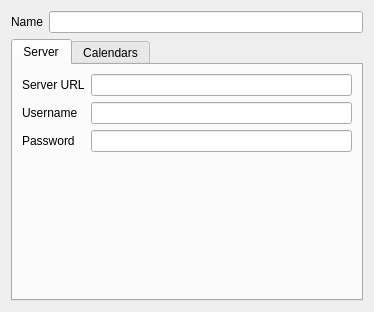
<?xml version="1.0" encoding="UTF-8"?>
<ui version="4.0">
 <class>EditServer</class>
 <widget class="QWidget" name="EditServer">
  <property name="geometry">
   <rect>
    <x>0</x>
    <y>0</y>
    <width>374</width>
    <height>312</height>
   </rect>
  </property>
  <property name="sizePolicy">
   <sizepolicy hsizetype="Expanding" vsizetype="Expanding">
    <horstretch>0</horstretch>
    <verstretch>0</verstretch>
   </sizepolicy>
  </property>
  <property name="windowTitle">
   <string>Form</string>
  </property>
  <property name="autoFillBackground">
   <bool>true</bool>
  </property>
  <layout class="QVBoxLayout" name="verticalLayout_2">
   <item>
    <layout class="QHBoxLayout" name="horizontalLayout_2">
     <item>
      <widget class="QLabel" name="serverNameLabel">
       <property name="text">
        <string>Name</string>
       </property>
      </widget>
     </item>
     <item>
      <widget class="QLineEdit" name="uiServerNameLine"/>
     </item>
    </layout>
   </item>
   <item>
    <widget class="QTabWidget" name="calendarTab">
     <property name="sizePolicy">
      <sizepolicy hsizetype="Expanding" vsizetype="Expanding">
       <horstretch>1</horstretch>
       <verstretch>1</verstretch>
      </sizepolicy>
     </property>
     <property name="currentIndex">
      <number>0</number>
     </property>
     <widget class="QWidget" name="Server">
      <property name="sizePolicy">
       <sizepolicy hsizetype="Expanding" vsizetype="Expanding">
        <horstretch>1</horstretch>
        <verstretch>1</verstretch>
       </sizepolicy>
      </property>
      <attribute name="title">
       <string>Server</string>
      </attribute>
      <layout class="QVBoxLayout" name="verticalLayout_3">
       <item>
        <layout class="QFormLayout" name="formLayout">
         <property name="sizeConstraint">
          <enum>QLayout::SetMaximumSize</enum>
         </property>
         <property name="fieldGrowthPolicy">
          <enum>QFormLayout::ExpandingFieldsGrow</enum>
         </property>
         <property name="rowWrapPolicy">
          <enum>QFormLayout::DontWrapRows</enum>
         </property>
         <property name="labelAlignment">
          <set>Qt::AlignLeading|Qt::AlignLeft|Qt::AlignVCenter</set>
         </property>
         <property name="formAlignment">
          <set>Qt::AlignRight|Qt::AlignTop|Qt::AlignTrailing</set>
         </property>
         <property name="horizontalSpacing">
          <number>6</number>
         </property>
         <item row="0" column="0">
          <widget class="QLabel" name="serverUrlLabel">
           <property name="sizePolicy">
            <sizepolicy hsizetype="Minimum" vsizetype="Preferred">
             <horstretch>0</horstretch>
             <verstretch>0</verstretch>
            </sizepolicy>
           </property>
           <property name="text">
            <string>Server URL</string>
           </property>
          </widget>
         </item>
         <item row="0" column="1">
          <widget class="QLineEdit" name="uiServerAddressLine">
           <property name="sizePolicy">
            <sizepolicy hsizetype="Expanding" vsizetype="Fixed">
             <horstretch>1</horstretch>
             <verstretch>0</verstretch>
            </sizepolicy>
           </property>
          </widget>
         </item>
         <item row="1" column="0">
          <widget class="QLabel" name="usernameLabel">
           <property name="sizePolicy">
            <sizepolicy hsizetype="Minimum" vsizetype="Preferred">
             <horstretch>0</horstretch>
             <verstretch>0</verstretch>
            </sizepolicy>
           </property>
           <property name="text">
            <string>Username</string>
           </property>
          </widget>
         </item>
         <item row="1" column="1">
          <widget class="QLineEdit" name="uiUserNameLine">
           <property name="sizePolicy">
            <sizepolicy hsizetype="Expanding" vsizetype="Fixed">
             <horstretch>1</horstretch>
             <verstretch>0</verstretch>
            </sizepolicy>
           </property>
          </widget>
         </item>
         <item row="2" column="0">
          <widget class="QLabel" name="passwordLabel">
           <property name="sizePolicy">
            <sizepolicy hsizetype="Minimum" vsizetype="Preferred">
             <horstretch>0</horstretch>
             <verstretch>0</verstretch>
            </sizepolicy>
           </property>
           <property name="text">
            <string>Password</string>
           </property>
          </widget>
         </item>
         <item row="2" column="1">
          <widget class="QLineEdit" name="uiUserPassLine">
           <property name="sizePolicy">
            <sizepolicy hsizetype="Expanding" vsizetype="Fixed">
             <horstretch>1</horstretch>
             <verstretch>0</verstretch>
            </sizepolicy>
           </property>
           <property name="echoMode">
            <enum>QLineEdit::Password</enum>
           </property>
          </widget>
         </item>
        </layout>
       </item>
      </layout>
     </widget>
     <widget class="QWidget" name="Calendars">
      <property name="sizePolicy">
       <sizepolicy hsizetype="Expanding" vsizetype="Expanding">
        <horstretch>1</horstretch>
        <verstretch>1</verstretch>
       </sizepolicy>
      </property>
      <attribute name="title">
       <string>Calendars</string>
      </attribute>
      <layout class="QVBoxLayout" name="verticalLayout_4">
       <item>
        <layout class="QVBoxLayout" name="verticalLayout">
         <property name="sizeConstraint">
          <enum>QLayout::SetMaximumSize</enum>
         </property>
         <item>
          <widget class="QListWidget" name="uiCalendarList"/>
         </item>
         <item>
          <layout class="QHBoxLayout" name="horizontalLayout">
           <property name="sizeConstraint">
            <enum>QLayout::SetDefaultConstraint</enum>
           </property>
           <item>
            <widget class="QLineEdit" name="uiCalendarInput"/>
           </item>
           <item>
            <widget class="QPushButton" name="uiAddCalendar">
             <property name="text">
              <string>Add calendar</string>
             </property>
            </widget>
           </item>
          </layout>
         </item>
         <item>
          <widget class="QPushButton" name="uiDeleteCalendar">
           <property name="text">
            <string>Delete Calendar</string>
           </property>
          </widget>
         </item>
        </layout>
       </item>
      </layout>
     </widget>
    </widget>
   </item>
  </layout>
 </widget>
 <resources/>
 <connections/>
</ui>
